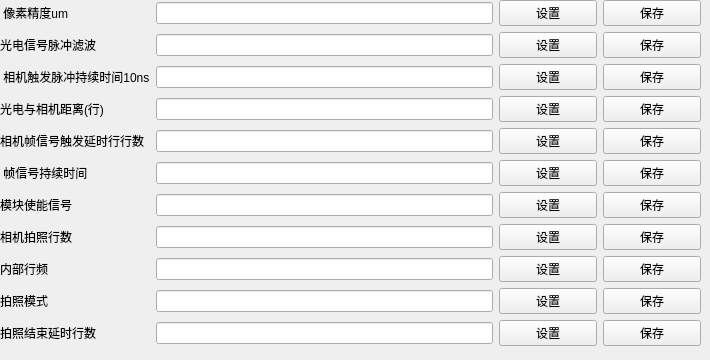
       <widget class="QWidget" name="ControllerParam">
        <attribute name="title">
         <string notr="true">控制器系统参数</string>
        </attribute>
        <widget class="QWidget" name="layoutWidget">
         <property name="geometry">
          <rect>
           <x>0</x>
           <y>0</y>
           <width>701</width>
           <height>351</height>
          </rect>
         </property>
         <layout class="QGridLayout" name="gridLayout_7">
          <item row="0" column="0">
           <widget class="QLabel" name="PixelAccuracyUmLB">
            <property name="text">
             <string> 像素精度um</string>
            </property>
           </widget>
          </item>
          <item row="0" column="1">
           <widget class="QLineEdit" name="PixelAccuracyUmLE">
            <property name="minimumSize">
             <size>
              <width>0</width>
              <height>0</height>
             </size>
            </property>
           </widget>
          </item>
          <item row="0" column="2">
           <widget class="QPushButton" name="PixelAccuracyUmSetBT">
            <property name="minimumSize">
             <size>
              <width>98</width>
              <height>0</height>
             </size>
            </property>
            <property name="text">
             <string>设置</string>
            </property>
           </widget>
          </item>
          <item row="0" column="3">
           <widget class="QPushButton" name="PixelAccuracyUmSaveBT">
            <property name="minimumSize">
             <size>
              <width>98</width>
              <height>0</height>
             </size>
            </property>
            <property name="text">
             <string>保存</string>
            </property>
           </widget>
          </item>
          <item row="1" column="0">
           <widget class="QLabel" name="PhotoelectricSignalPulseFilterLB">
            <property name="text">
             <string>光电信号脉冲滤波</string>
            </property>
           </widget>
          </item>
          <item row="1" column="1">
           <widget class="QLineEdit" name="PhotoelectricSignalPulseFilterLE"/>
          </item>
          <item row="1" column="2">
           <widget class="QPushButton" name="PhotoelectricSignalPulseFilterSetBT">
            <property name="text">
             <string>设置</string>
            </property>
           </widget>
          </item>
          <item row="1" column="3">
           <widget class="QPushButton" name="PhotoelectricSignalPulseFilterSaveBT">
            <property name="text">
             <string>保存</string>
            </property>
           </widget>
          </item>
          <item row="2" column="0">
           <widget class="QLabel" name="CamareTrigerPulseContinueTime10nsLB">
            <property name="text">
             <string> 相机触发脉冲持续时间10ns</string>
            </property>
           </widget>
          </item>
          <item row="2" column="1">
           <widget class="QLineEdit" name="CamareTrigerPulseContinueTime10nsLE"/>
          </item>
          <item row="2" column="2">
           <widget class="QPushButton" name="CamareTrigerPulseContinueTime10nsSetBT">
            <property name="text">
             <string>设置</string>
            </property>
           </widget>
          </item>
          <item row="2" column="3">
           <widget class="QPushButton" name="CamareTrigerPulseContinueTime10nsSaveBT">
            <property name="text">
             <string>保存</string>
            </property>
           </widget>
          </item>
          <item row="3" column="0">
           <widget class="QLabel" name="PhotoelectricToCamareDistLB">
            <property name="text">
             <string>光电与相机距离(行)</string>
            </property>
           </widget>
          </item>
          <item row="3" column="1">
           <widget class="QLineEdit" name="PhotoelectricToCamareDistLE"/>
          </item>
          <item row="3" column="2">
           <widget class="QPushButton" name="PhotoelectricToCamareDistSetBT">
            <property name="text">
             <string>设置</string>
            </property>
           </widget>
          </item>
          <item row="3" column="3">
           <widget class="QPushButton" name="PhotoelectricToCamareDistSaveBT">
            <property name="text">
             <string>保存</string>
            </property>
           </widget>
          </item>
          <item row="4" column="0">
           <widget class="QLabel" name="CamareFrameTrigerDelayRowCountLB">
            <property name="text">
             <string>相机帧信号触发延时行行数</string>
            </property>
           </widget>
          </item>
          <item row="4" column="1">
           <widget class="QLineEdit" name="CamareFrameTrigerDelayRowCountLE"/>
          </item>
          <item row="4" column="2">
           <widget class="QPushButton" name="CamareFrameTrigerDelayRowCountSetBT">
            <property name="text">
             <string>设置</string>
            </property>
           </widget>
          </item>
          <item row="4" column="3">
           <widget class="QPushButton" name="CamareFrameTrigerDelayRowCountSaveBT">
            <property name="text">
             <string>保存</string>
            </property>
           </widget>
          </item>
          <item row="5" column="0">
           <widget class="QLabel" name="FrameSignalContinueTimeLB">
            <property name="text">
             <string> 帧信号持续时间</string>
            </property>
           </widget>
          </item>
          <item row="5" column="1">
           <widget class="QLineEdit" name="FrameSignalContinueTimeLE"/>
          </item>
          <item row="5" column="2">
           <widget class="QPushButton" name="FrameSignalContinueTimeSetBT">
            <property name="text">
             <string>设置</string>
            </property>
           </widget>
          </item>
          <item row="5" column="3">
           <widget class="QPushButton" name="FrameSignalContinueTimeSaveBT">
            <property name="text">
             <string>保存</string>
            </property>
           </widget>
          </item>
          <item row="6" column="0">
           <widget class="QLabel" name="ModuleEnableSignalLB">
            <property name="text">
             <string>模块使能信号</string>
            </property>
           </widget>
          </item>
          <item row="6" column="1">
           <widget class="QLineEdit" name="ModuleEnableSignalLE"/>
          </item>
          <item row="6" column="2">
           <widget class="QPushButton" name="ModuleEnableSignalSetBT">
            <property name="text">
             <string>设置</string>
            </property>
           </widget>
          </item>
          <item row="6" column="3">
           <widget class="QPushButton" name="ModuleEnableSignalSaveBT">
            <property name="text">
             <string>保存</string>
            </property>
           </widget>
          </item>
          <item row="7" column="0">
           <widget class="QLabel" name="CamarePhotoRowCountLB">
            <property name="text">
             <string>相机拍照行数</string>
            </property>
           </widget>
          </item>
          <item row="7" column="1">
           <widget class="QLineEdit" name="CamarePhotoRowCountLE"/>
          </item>
          <item row="7" column="2">
           <widget class="QPushButton" name="CamarePhotoRowCountSetBT">
            <property name="text">
             <string>设置</string>
            </property>
           </widget>
          </item>
          <item row="7" column="3">
           <widget class="QPushButton" name="CamarePhotoRowCountSaveBT">
            <property name="text">
             <string>保存</string>
            </property>
           </widget>
          </item>
          <item row="8" column="0">
           <widget class="QLabel" name="InnerRowFrequencyLB">
            <property name="text">
             <string>内部行频</string>
            </property>
           </widget>
          </item>
          <item row="8" column="1">
           <widget class="QLineEdit" name="InnerRowFrequencyLE"/>
          </item>
          <item row="8" column="2">
           <widget class="QPushButton" name="InnerRowFrequencySetBT">
            <property name="text">
             <string>设置</string>
            </property>
           </widget>
          </item>
          <item row="8" column="3">
           <widget class="QPushButton" name="InnerRowFrequencySaveBT">
            <property name="text">
             <string>保存</string>
            </property>
           </widget>
          </item>
          <item row="9" column="0">
           <widget class="QLabel" name="PhotoModeLB">
            <property name="text">
             <string>拍照模式</string>
            </property>
           </widget>
          </item>
          <item row="9" column="1">
           <widget class="QLineEdit" name="PhotoModeLE"/>
          </item>
          <item row="9" column="2">
           <widget class="QPushButton" name="PhotoModeSetBT">
            <property name="text">
             <string>设置</string>
            </property>
           </widget>
          </item>
          <item row="9" column="3">
           <widget class="QPushButton" name="PhotoModeSaveBT">
            <property name="text">
             <string>保存</string>
            </property>
           </widget>
          </item>
          <item row="10" column="0">
           <widget class="QLabel" name="PhotoEndDelayRowCountLB">
            <property name="text">
             <string>拍照结束延时行数</string>
            </property>
           </widget>
          </item>
          <item row="10" column="1">
           <widget class="QLineEdit" name="PhotoEndDelayRowCountLE"/>
          </item>
          <item row="10" column="2">
           <widget class="QPushButton" name="PhotoEndDelayRowCountSetBT">
            <property name="text">
             <string>设置</string>
            </property>
           </widget>
          </item>
          <item row="10" column="3">
           <widget class="QPushButton" name="PhotoEndDelayRowCountSaveBT">
            <property name="text">
             <string>保存</string>
            </property>
           </widget>
          </item>
         </layout>
        </widget>
       </widget>
